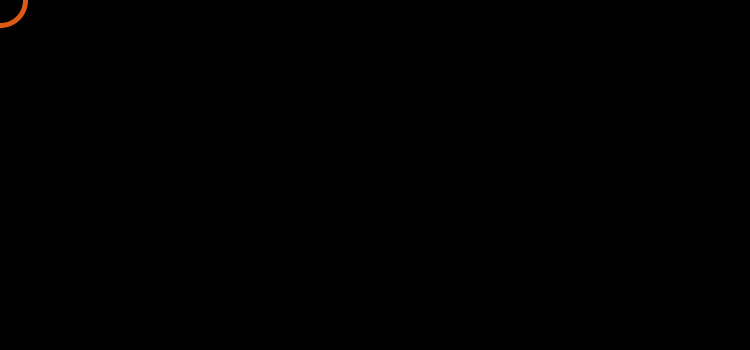
Frame 1 (no input)
Frame 60 (the mouse pressed at the canvas centre just before this capture): identical to frame 1, image omitted
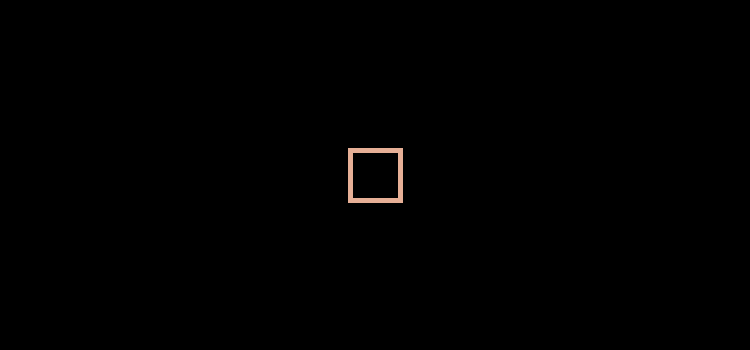
Frame 120 (the mouse held since frame 60 and released just before this capture)

The Processing sketch that drew these frames (run headless with seeded random() and noise(); from frame 60 on, the mouse is pressed at the canvas centre):

// Processing sketch: sketch07
// ── sketch07.pde
void setup() {
  size(750, 350);
  noFill();
  strokeWeight(5);
  rectMode(CENTER);
}

void draw() {
  background(0);

  // ４分割した左端
  if (mouseX >= 0 && mouseX < width/4) {
    stroke(220, 90, 20);
    ellipse(mouseX, mouseY, 50, 50);
  }
  // 4分割した左端から２番目
  else if (mouseX >= width/4 && mouseX < 2*width/4) {
    stroke(50, 110, 150);
    line(mouseX-25, mouseY-25, mouseX+25, mouseY+25);
    line(mouseX+25, mouseY-25, mouseX-25, mouseY+25);
  }
  // ４分割した右端から２番目
  else if (mouseX >= 2*width/4 && mouseX < 3*width/4) {
    stroke(230, 175, 150);
    rect(mouseX, mouseY, 50, 50);
  }
  // ４分割した右端
  else {
    stroke(65, 180, 110);
    triangle(mouseX-25, mouseY+25, mouseX, mouseY-25, mouseX+25, mouseY+25);
  }
}
